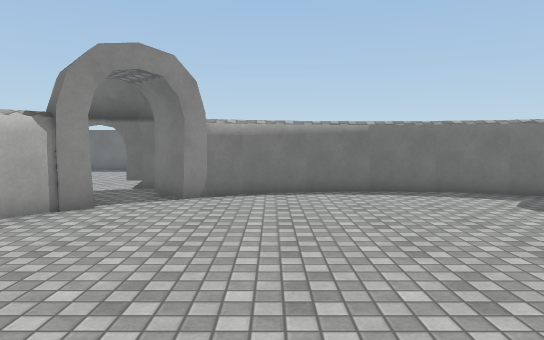
view 1 (above)

16 first-person views from a walk through a Unity game level. The camera is 1.4 m above the floor, tilts 4° down and sees 70° across. The floor is counted in squares, 1 m on a side. Each view is taken from the middle of a square. On the plan, view 1 faces up. The plan holds only what a view shows up to about 16 squares ahead; the rest is blank. The player is left out. Surface patterns are stand-ins for the level's own textures.

view 2
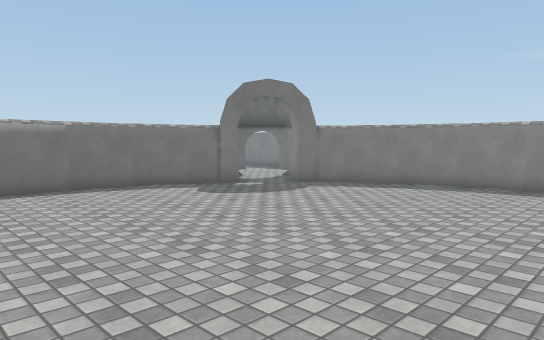

view 3
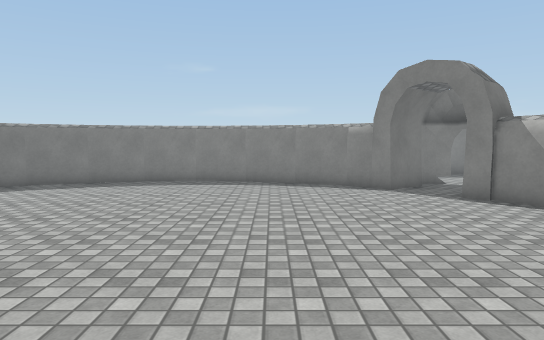

view 4
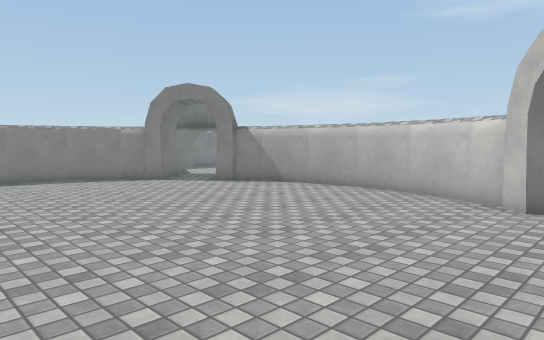

view 5
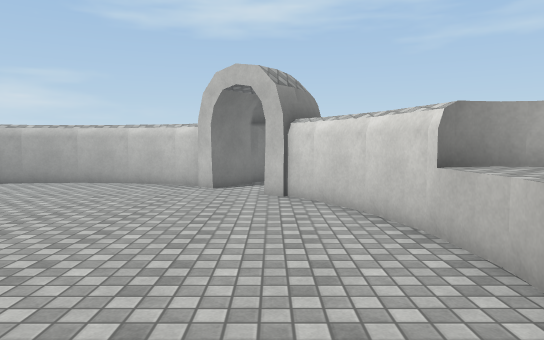

view 6
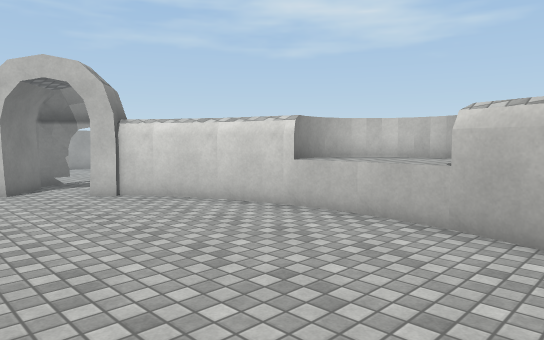

view 7
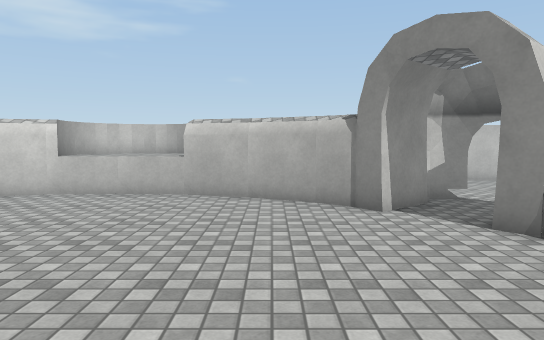

view 8
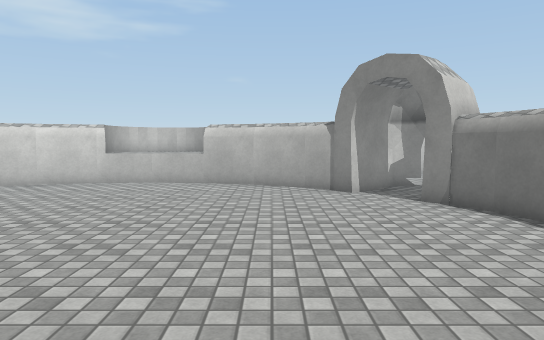

view 9
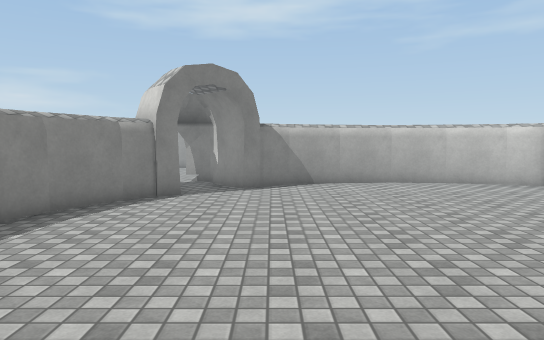

view 10
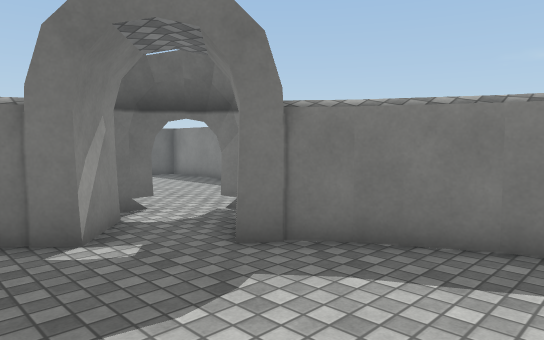

view 11
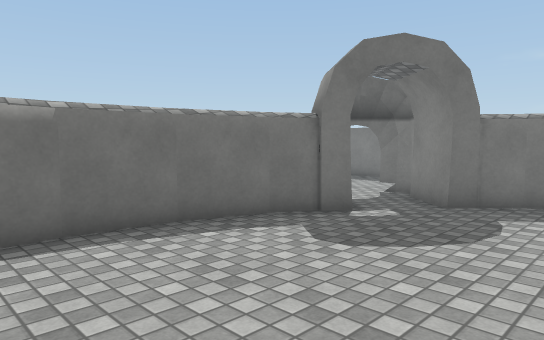

view 12
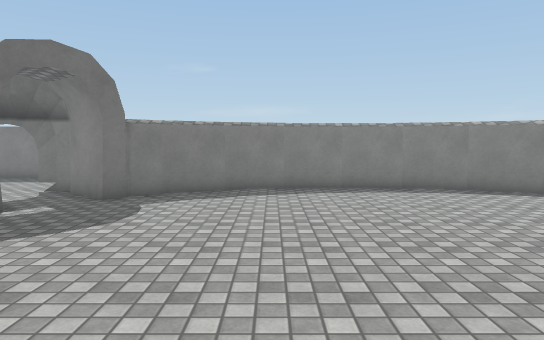

view 13
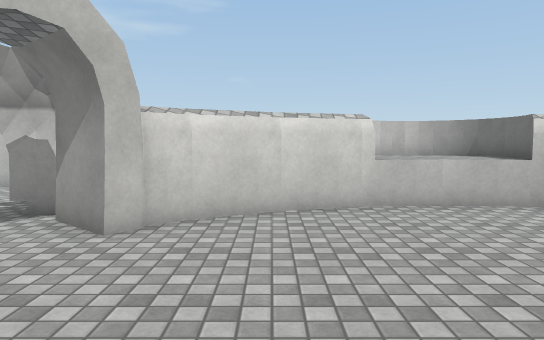

view 14
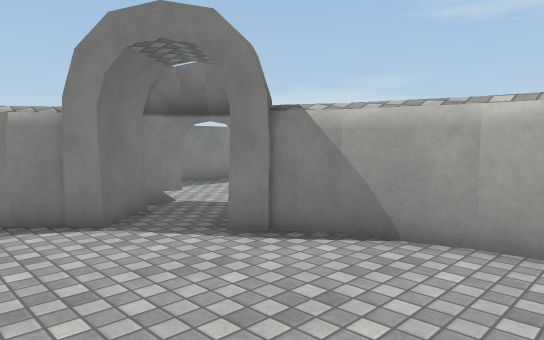

view 15
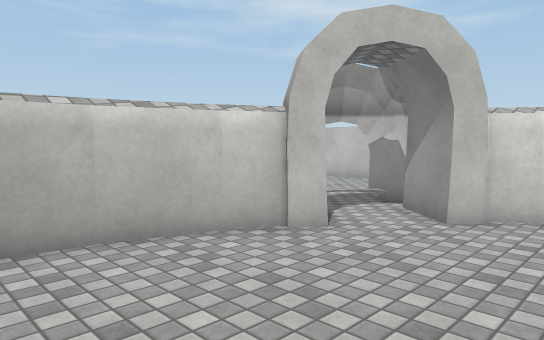

view 16
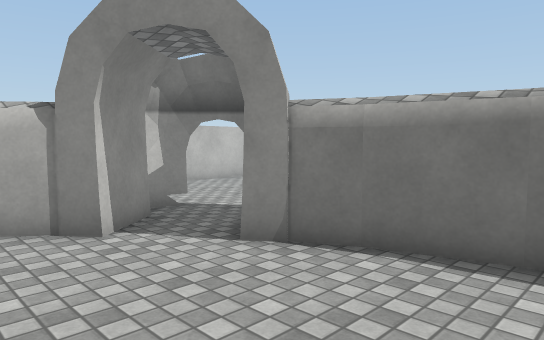

### Floor plan
Key: @ floor where view 1 was taken; # wall or solid block; . floor; ^ raised ledge.
Columns run from 11 left of view 1 to 16 right of it. Each row starts with its distance up from view 1.
 17                            #
 16 #                          #
 15 #                          #
 14 #                          #
 13 #                          #
 12        ##    ...    ##
 11       #.#.########.##.#
 10      ##.###......###..#
  9       #..............##
  8       ##.............#.
  7      .#..............##
  6      ##...............#.
  5     .#................##
  4    ###.................#
  3   #^^..................#
  2   #^^..................#.
  1   #^^..................#.
  0    ###.....@...........#
 -1     .#.................#
 -2      #................##
 -3      ##...............#
 -4       #..............##
 -5       ##.............##
 -6      ##..#.........#..#
 -7      #..######.######.#
 -8        ##  ..###..  ##
 -9
-10 #                          #
-11 #                          #
-12                            #

Positions as (right, up) in squares from view 1, and headings:
1: (0, 0), facing up
2: (-1, -1), facing up-right
3: (-2, -1), facing right
4: (-4, 3), facing down-right
5: (-4, 6), facing down
6: (0, 6), facing down-left
7: (4, 6), facing left
8: (7, 6), facing left
9: (7, 6), facing down
10: (6, 4), facing up-right
11: (1, 5), facing up-right
12: (0, 4), facing right
13: (2, -2), facing left
14: (3, -2), facing down-right
15: (3, -2), facing down-left
16: (2, 6), facing up-left
